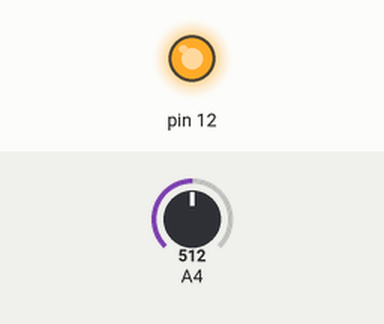
This sketch was run on a simulated Arduino Uno, built with avr-gcc and run on an emulated ATmega328P. On the bench: output pins drawn as LEDs (lit = HIGH). The test bench sets the inputs (shaded band); at power-on: A4 = 512.

Above: at 18.0 s.
18.1 s: A4 set to 954
33.8 s: A4 set to 982
At 38.0 s:
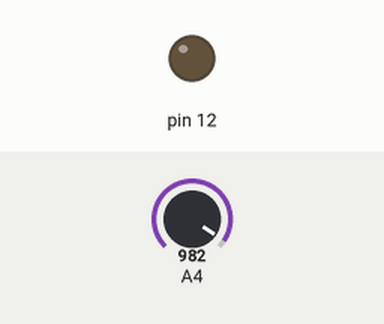
49.5 s: A4 set to 916
65.2 s: A4 set to 888
At 67.4 s:
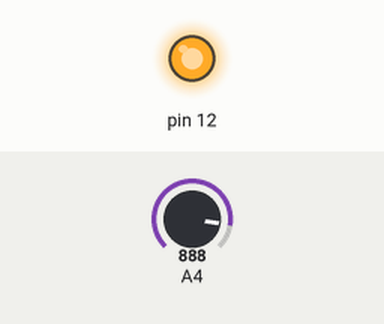
Timing chart, 0 to 68.9 s (numbered marks = the images above; inputs shaded):
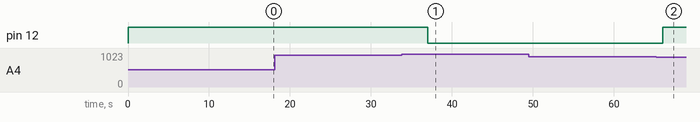

The sketch:

ChargeControllerTest.ino
```cpp
#include <ChargeController.h>


ChargeController chargeController(12, A4);

void setup() {
   Serial.begin(9600);
  pinMode(12, OUTPUT);
  digitalWrite(12, LOW);
}

void loop() {
  chargeController.run();
  delay(1000);
}
```

Measured:
- the behaviour switches between 971 and 972 on A4 (found by bisection; images 0 and 1)
- the behaviour switches between 907 and 906 on A4 (found by bisection; images 1 and 2)
- after the input at 33.8 s, pin 12: HIGH → LOW after 3.2 s
- after the input at 49.5 s, every drawn part: stays the same
- after the input at 65.2 s, pin 12: LOW → HIGH after 0.81 s
